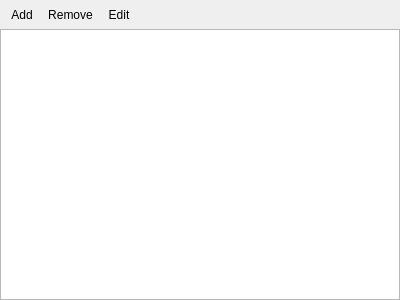
<?xml version="1.0" encoding="UTF-8"?>
<ui version="4.0">
 <class>CompetitorInspector</class>
 <widget class="QDockWidget" name="CompetitorInspector">
  <property name="geometry">
   <rect>
    <x>0</x>
    <y>0</y>
    <width>400</width>
    <height>300</height>
   </rect>
  </property>
  <property name="windowTitle">
   <string>Competitor Inspector</string>
  </property>
  <widget class="QWidget" name="m_widget_container">
   <layout class="QVBoxLayout" name="verticalLayout">
    <property name="spacing">
     <number>0</number>
    </property>
    <property name="margin">
     <number>0</number>
    </property>
    <item>
     <widget class="QToolBar" name="m_tool_bar">
      <property name="iconSize">
       <size>
        <width>16</width>
        <height>16</height>
       </size>
      </property>
      <addaction name="m_action_add"/>
      <addaction name="m_action_remove"/>
      <addaction name="m_action_edit"/>
     </widget>
    </item>
    <item>
     <widget class="QTableView" name="m_table_view"/>
    </item>
   </layout>
  </widget>
  <action name="m_action_add">
   <property name="icon">
    <iconset resource="../../../common/icons/chrono.qrc">
     <normaloff>:/common/edit_add.png</normaloff>:/common/edit_add.png</iconset>
   </property>
   <property name="text">
    <string>Add</string>
   </property>
  </action>
  <action name="m_action_remove">
   <property name="icon">
    <iconset resource="../../../common/icons/chrono.qrc">
     <normaloff>:/common/edit_remove.png</normaloff>:/common/edit_remove.png</iconset>
   </property>
   <property name="text">
    <string>Remove</string>
   </property>
  </action>
  <action name="m_action_edit">
   <property name="icon">
    <iconset resource="../../../common/icons/chrono.qrc">
     <normaloff>:/common/edit.png</normaloff>:/common/edit.png</iconset>
   </property>
   <property name="text">
    <string>Edit</string>
   </property>
  </action>
 </widget>
 <resources>
  <include location="../../../common/icons/chrono.qrc"/>
 </resources>
 <connections/>
</ui>
